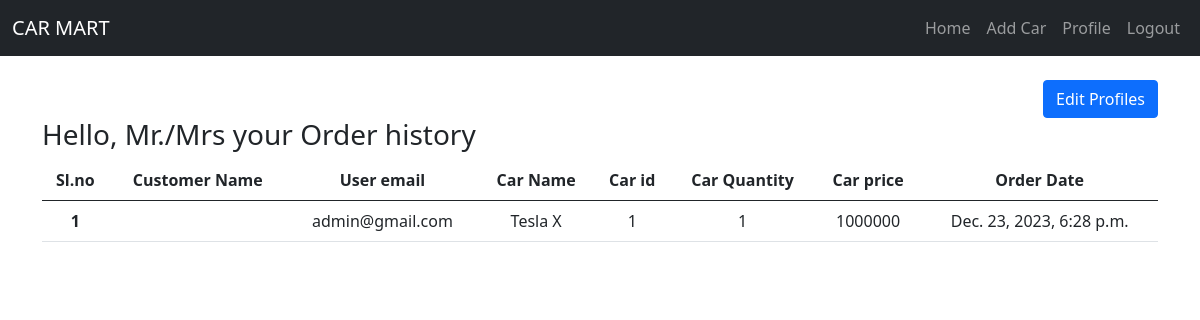
Screenshot of /auth/profile/ (signed in) with the database file from the repository.
### car_app/models.py (models this page shows, shortened)
class Order(models.Model):
    user = models.ForeignKey(User, on_delete = models.CASCADE)
    car = models.ForeignKey(Car, on_delete = models.CASCADE)
    quantity = models.PositiveIntegerField(default = 1)
    ordered_on = models.DateTimeField(auto_now_add = True)

class Car(models.Model):
    name = models.CharField(max_length = 100)
    description = models.TextField()
    quantity = models.IntegerField()
    price = models.IntegerField()
    brand = models.ForeignKey(Brand, on_delete = models.CASCADE, blank = True, null = True)
    image = models.ImageField(upload_to= 'car_app/media/uploads/')

### auth_app/views.py (the view)
# urls.py: path('profile/', UserProfileView.as_view(), name = 'profile'),
@method_decorator(login_required, name='dispatch')
class UserProfileView(View):
    def get(self,request):
        orders = Order.objects.filter(user = request.user)
        return render(request, 'auth_app/profile.html', {'orders': orders})

### auth_app/templates/auth_app/profile.html (shortened to what this page needs)
{% extends "base.html" %}
{% block content %}
<div class="text-center">
  <div class="d-flex justify-content-end align-items-center gap-2">
    <a href="{% url "edit_profile" request.user.id %}">
      <button class="btn btn-primary mt-4">Edit Profiles</button>
    </a>
  </div>
  <div>
    <h3 class="text-start">Hello, Mr./Mrs <strong class="text-success">{{request.user.first_name}} {{request.user.last_name}}</strong> your Order history</h3>
    {% if orders|length > 0 %}
      <table class="table table-hover p-3 mb-5 mr-5">
      <thead>
        <tr>
          <th scope="col">Sl.no</th>
          <th scope="col">Customer Name</th>
          <th scope="col">User email</th>
          <th scope="col">Car Name</th>
          <th scope="col">Car id</th>
          <th scope="col">Car Quantity</th>
          <th scope="col">Car price</th>
          <th scope="col">Order Date</th>
        </tr>
      </thead>
      <tbody>
        {% for order in orders %}
        <tr>
          <th scope="row">{{ forloop.counter }}</th>
          <td>{{order.user.first_name}} {{order.user.last_name}}</td>
          <td>{{order.user.email}}</td>
          <td>{{order.car.name}}</td>
          <td>{{order.car.id}}</td>
          <td>{{order.quantity}}</td>
          <td>{{order.car.price}}</td>
          <td>{{ order.ordered_on}}</td>
        </tr>
        {% endfor %}
      </tbody>
    </table>
    {% else %}
    <p class="text-danger">You haven't order any Car yet.</p>
    {% endif %}
  </div>
</div>
{% endblock content %}

### rows the page displays
Order: user.email "admin@gmail.com", car.name "Tesla X", car.id "1", quantity "1", car.price "1000000", ordered_on "Dec. 23, 2023, 6:28 p.m."
